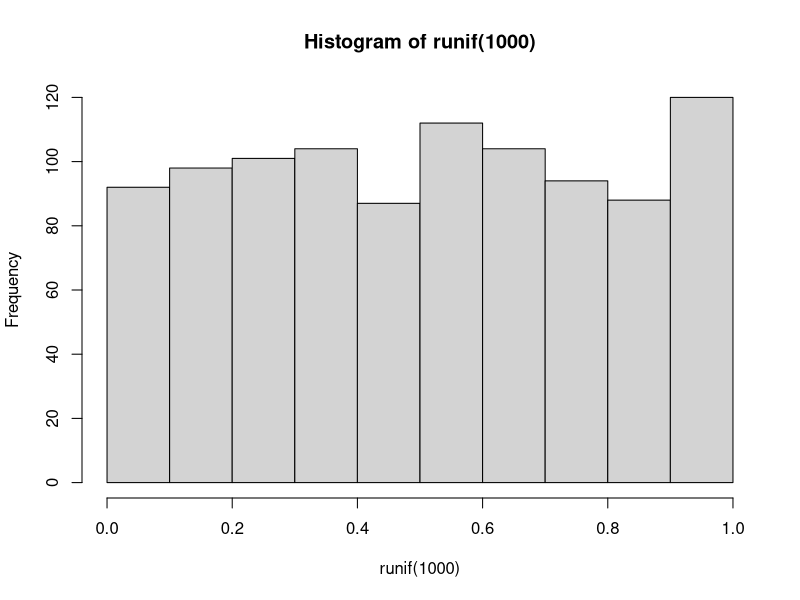
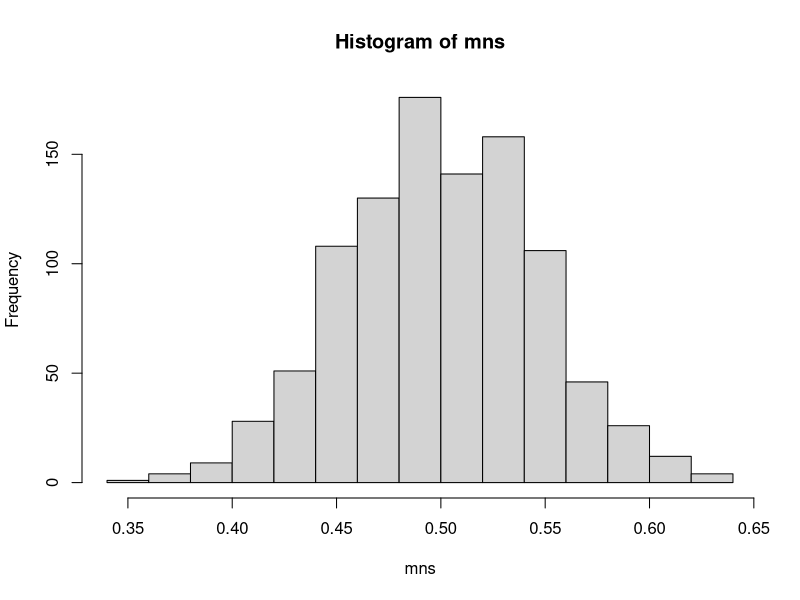

R code for these plots, in order:
set.seed(1234)

hist(runif(1000))
mns = NULL
for (i in 1 : 1000) mns = c(mns, mean(runif(40)))
hist(mns)


parent 	<- runif(1000, 0, 10)
means 	<- NULL
for (i in 1 : 1000) means = c(means, mean(runif(40, 0, 10)))

message(mean(parent))
message(mean(means) )
message(sd(parent))
message(sd(means))
